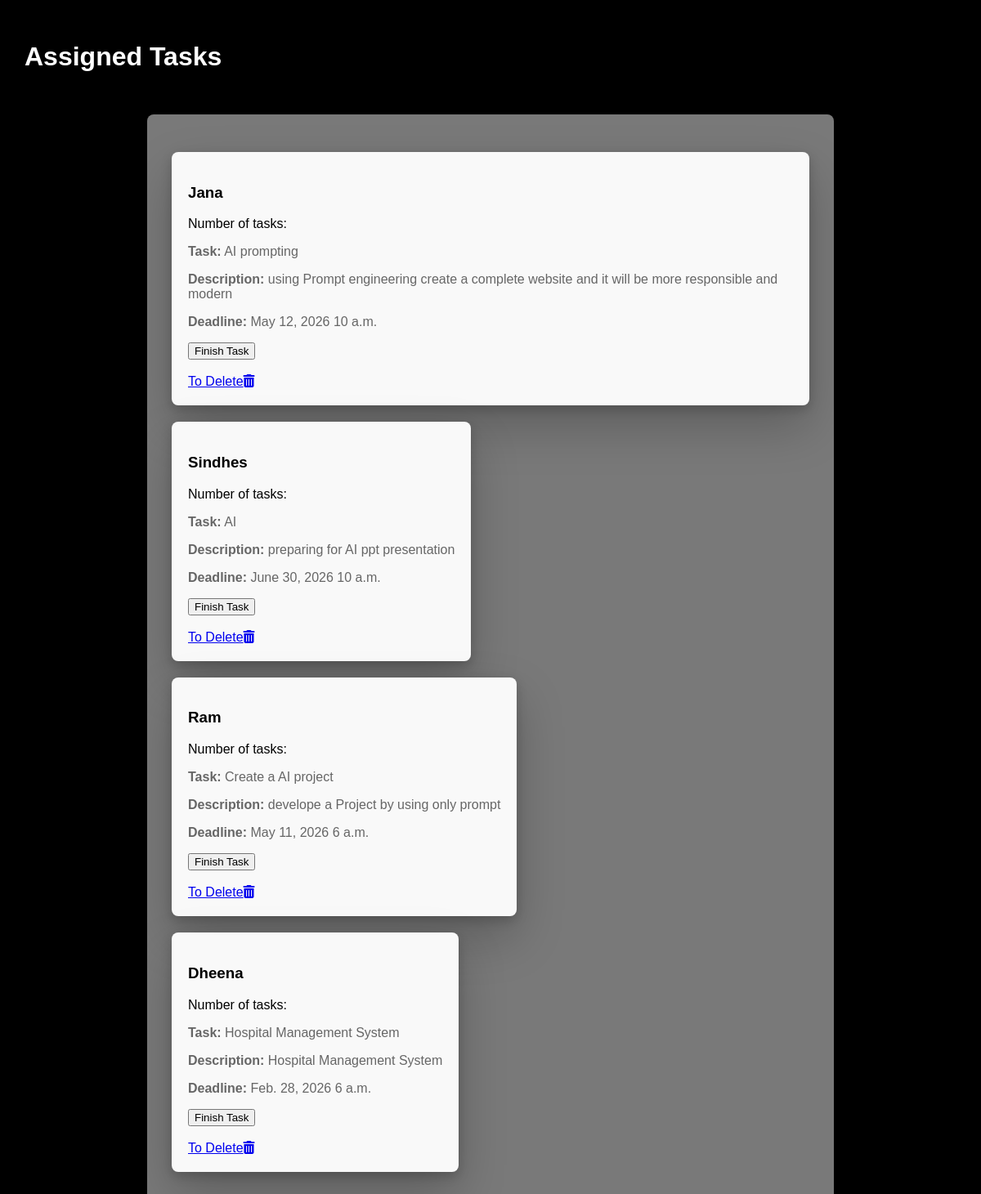
Page /AdminDashboard/assigned-tasks/ on the committed database.
### TaskApp/models.py (models this page shows, shortened)
class Employee(models.Model):
    name = models.CharField(max_length=100)
    department = models.CharField(max_length=100)
    employee_id = models.IntegerField(unique=True, null=True)
    address = models.CharField(max_length=100)
    contact_number = models.CharField(max_length=15)
    destination = models.CharField(max_length=100, blank=True, null=True)
    date_of_birth = models.DateField(null=True, blank=True)
    date_of_joining = models.DateField(null=True, blank=True)
    email = models.EmailField(unique=False)
    newemail = models.EmailField(null=True)
    password = models.CharField(max_length=100)
    designation = models.CharField(max_length=100, blank=True, null=True)
    description = models.TextField(blank=True, null=True)
    picture = models.ImageField(
        upload_to='employee_pictures/', blank=True, null=True)

class Task(models.Model):
    PRIORITY_CHOICES = [
        ('Low', 'Low'),
        ('Medium', 'Medium'),
        ('High', 'High'),
    ]
    CATEGORY_CHOICES = [
        ('Work', 'Work'),
        ('Personal', 'Personal'),
        ('Errands', 'Errands'),
    ]
    title = models.CharField(max_length=100)
    description = models.TextField()
    assigned_to = models.ForeignKey(Employee, on_delete=models.CASCADE)
    deadline_date = models.DateField()
    deadline_time = models.TimeField()
    email = models.EmailField()
    created_at = models.DateTimeField(default=timezone.now)
    priority = models.CharField(max_length=10, choices=PRIORITY_CHOICES, default='Medium')
    category = models.CharField(max_length=20, choices=CATEGORY_CHOICES, default='Work')

### TaskApp/views.py (the view)
# urls.py: path('AdminDashboard/assigned-tasks/', views.assigned_tasks, name='assigned_tasks'),
def assigned_tasks(request):
    employees_with_tasks = Employee.objects.filter(
        task__isnull=False).distinct()
    return render(request, 'taskemployeelist.html', {'employees': employees_with_tasks})

### TaskApp/templates/taskemployeelist.html (shortened to what this page needs)
<!DOCTYPE html>
<html lang="en">
<head>
    <link rel="stylesheet" href="/static/css/taskemployeelist.css">
    <link rel="stylesheet" href="https://cdnjs.cloudflare.com/ajax/libs/font-awesome/6.0.0-beta3/css/all.min.css">
</head>
<body>
    <h1>Assigned Tasks</h1>
<div class="container">
    <ul class="task-list">
        {% for employee in employees %}
        <li>
            <h3>{{ employee.name }}</h3>
            <p>Number of tasks: {{ employee.task_count }}</p>
            <div class="task-details">
                {% for task in employee.task_set.all %}
                <form method="post" action="{% url 'mark_task_finished' task.id employee.email %}">
                    <p><strong>Task:</strong> {{ task.title }}</p>
                    <p><strong>Description:</strong> {{ task.description }}</p>
                    <p><strong>Deadline:</strong> {{ task.deadline_date }} {{ task.deadline_time }}</p>
                    <button type="submit">Finish Task</button><br><br>
                    <a href="{% url 'delete_task' task.pk %}" class="delete-icon"> To Delete<i class="fas fa-trash-alt"></i></a>
                </form>
                {% endfor %}
            </div>
        </li>
        {% endfor %}
    </ul>
</div>
</body>
</html>

### TaskApp/static/css/taskemployeelist.css (style rules this page uses)
body { font-family: Arial, sans-serif; background-color: #000000; margin: 0; padding: 0; }
.container { max-width: 800px; margin: 0 auto; padding: 20px; background-color: #ffffff79; border-radius: 8px; box-shadow: 0 2px 4px rgba(0, 0, 0, 0.1); }
h1 { text-align: left; padding: 30px; color: #ffffff; }
ul { list-style-type: none; padding: 0; }
li { margin:10px; padding: 20px; text-align: left; background-color: #f9f9f9; border-radius: 8px; box-shadow: 0 2px 4px rgba(0, 0, 0, 0.1); display: inline-block; box-shadow: 0 26px 58px 0 rgba(0, 0, 0, .22), 0 5px 14px 0 rgba(0, 0, 0, .18); }
.task-details { font-size: 16px; margin-top: 10px; color: #666; }

### TaskApp/templates/taskemployeelist.html (style rules this page uses)
.container { display: flex; flex-direction: column; }

### rows in the picture
Employee: name "Jana"
Task: title "AI prompting", description "using Prompt engineering create a complete website and it will be more responsible and modern", deadline_date "May 12, 2026", deadline_time "10 a.m."
Employee: name "Sindhes"
Task: title "AI", description "preparing for AI ppt presentation", deadline_date "June 30, 2026", deadline_time "10 a.m."
Employee: name "Ram"
Task: title "Create a AI project", description "develope a Project by using only prompt", deadline_date "May 11, 2026", deadline_time "6 a.m."
Employee: name "Dheena"
Task: title "Hospital Management System", description "Hospital Management System", deadline_date "Feb. 28, 2026", deadline_time "6 a.m."
